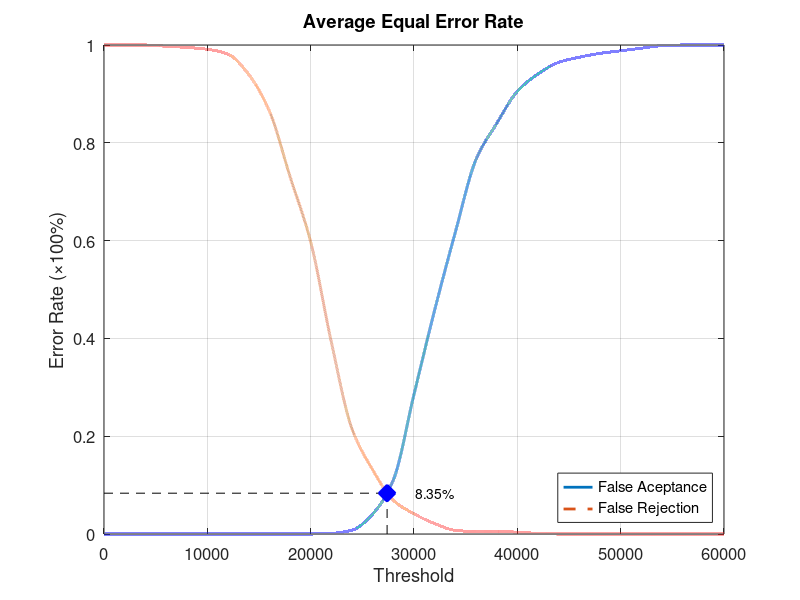
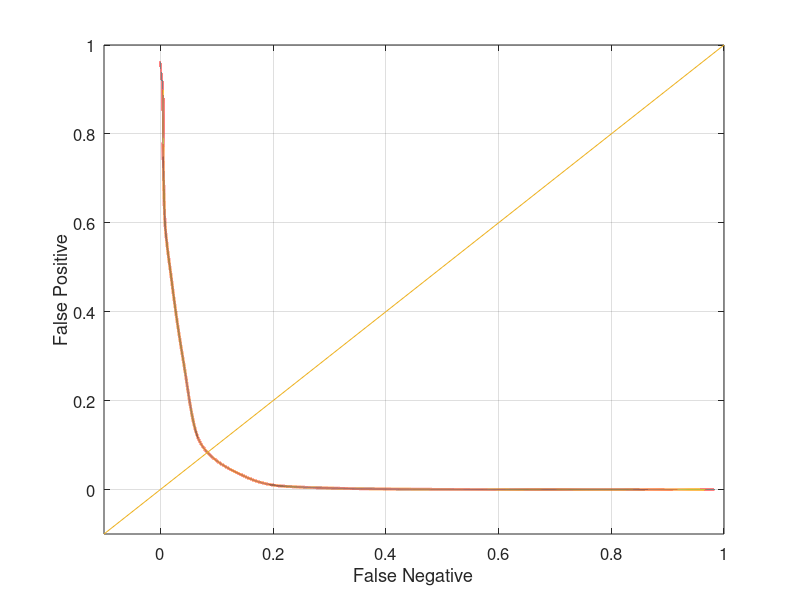

MATLAB code for these plots, in order:
function yEER = Experiment3Average
close all;
clear;
clc;
x = 0:2000:60000;
xq = 0:0.5:60000;

y0 = [0 0 0 0 0 0 0 0 0 0 0 0.00131579 0.00789474 0.0407895 0.110526 0.285526 0.457895 0.617105 0.76579 0.839474 0.905263 0.940789 0.964474 0.975 0.982895 0.988158 0.993421 0.998684 1 1 1];
yy0 = interp1(x, y0, xq, 'pchip');
y1 = [1 1 1 0.9975 0.995 0.99125 0.98125 0.94 0.865 0.73125 0.5975 0.3925 0.215 0.13125 0.06875 0.04125 0.02125 0.0075 0.005 0.005 0.00375 0.00125 0 0 0 0 0 0 0 0 0];
yy1 = interp1(x, y1, xq, 'pchip');

% Calculating EER: 
y2 = abs(y0 - y1);
find(y2 == min(y2))
yy2 = abs(yy0 - yy1);
xEER = find(yy2 == min(yy2));
xEERIndex = xq(xEER) % X-axis EER
yEER = yy0(xEER) % Y-axis EER

main = figure
plot(xq, yy0,'-','LineWidth', 2);	hold on
plot(xq, yy1,'--','LineWidth', 2);	hold on
plot([xEERIndex xEERIndex], [0 yEER], 'k--');	hold on
plot([0 xEERIndex], [yEER yEER], 'k--');	hold on
plot(xEERIndex, yEER, 'bx', 'LineWidth', 10);	hold on
text(xEERIndex + 10 * xEERIndex / 100, yEER, [num2str(round((10000 * yEER)) / 100) '%'])
legend('False Aceptance', 'False Rejection', 'Location', 'SouthEast')
xlabel('Threshold')
ylabel('Error Rate (\times100%)')
title('Average Equal Error Rate')
set(gca, 'FontSize', 12)
axis([0 60000 0 1])
grid on

print(main, 'Experiment3AverageMain', '-dpng');
FNRxFPR = figure('Color', [1 1 1]);
plot(yy1, yy0, '-', yy1, yy0, 'LineWidth', 2);
hold on
y = -0.1:0.1:1
plot(y, y); 
set(gca, 'FontSize', 12)
xlabel('False Negative')
ylabel('False Positive')
axis([-0.1 1 -0.1 1])
set(gca, 'FontSize', 12)
grid on

print(FNRxFPR, 'Experiment3AverageFNRxFPR','-dpng');
end
